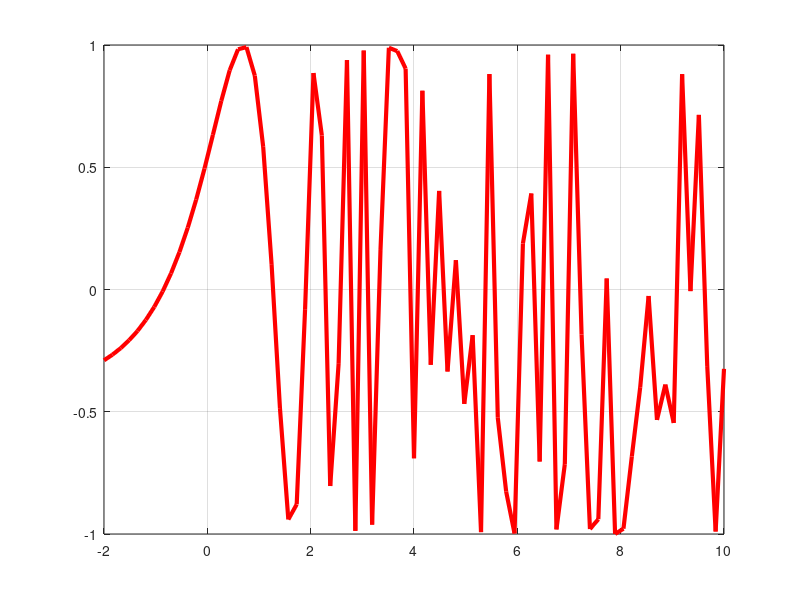

Source code (MATLAB): (Note: this script raises an error after producing the figure.)
%% Subpunctul a. Grafice
% grafic y=e^x-2
x=linspace(-2,10,100);
y=exp(x)-2;
plot(x,y,'r','Linewidth',3,'MarkerFaceColor','y','MarkerSize',10,'MarkerEdgeColor','g')
grid on
%%
% grafic y=cos(e^x-2)
x=linspace(-2,10,75);
y=cos(exp(x)-2);
plot(x,y,'r','Linewidth',3,'MarkerFaceColor','y','MarkerSize',10,'MarkerEdgeColor','g')
grid on
%% Subpunctul b.
f=inline('exp(x)-2-cos(exp(x)-2)','x');
r=MetBisectie(f, 0.5, 1.5, 10^(-5))